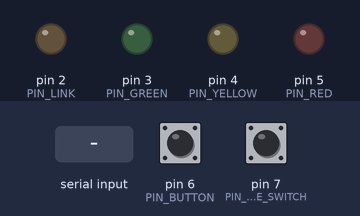
This sketch was run on a simulated Arduino Nano, built with avr-gcc and run on an emulated ATmega328P. On the bench: output pins drawn as LEDs (lit = HIGH). The test bench sets the inputs (shaded band); at power-on: pin 6 (PIN_BUTTON) HIGH, pin 7 (PIN_MODE_SWITCH) HIGH. What the sketch prints to the serial monitor is not drawn.

Above: at 1.2 s.
1.3 s: byte 16 (0x10) received over Serial
At 1.8 s:
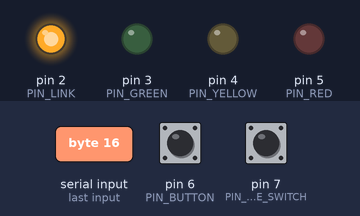
2.8 s: byte 18 (0x12) received over Serial
At 4.0 s:
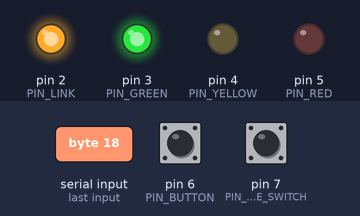
4.3 s: byte 20 (0x14) received over Serial
At 5.3 s:
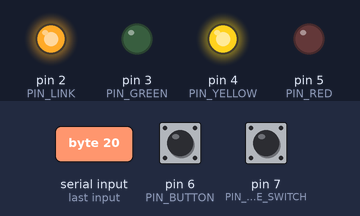
5.8 s: byte 21 (0x15) received over Serial
At 6.4 s:
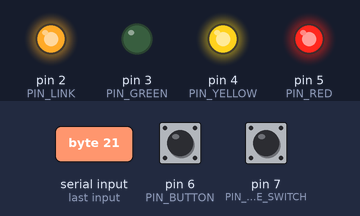
7.3 s: byte 19 (0x13) received over Serial
At 7.6 s:
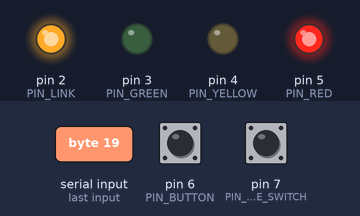
Timing chart, 0 to 10.3 s (numbered marks = the images above; inputs shaded):
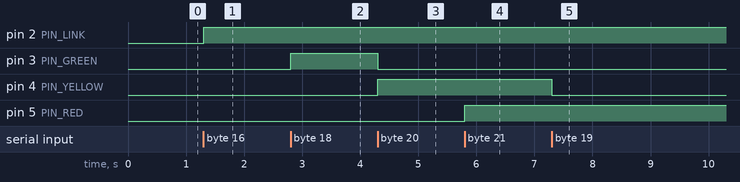

Measured:
- after the input at 1.3 s, pin 2 (PIN_LINK): LOW → HIGH at once
- after the input at 2.8 s, pin 3 (PIN_GREEN): LOW → HIGH at once
- after the input at 4.3 s, pin 3 (PIN_GREEN): HIGH → LOW at once; pin 4 (PIN_YELLOW): LOW → HIGH at once
- after the input at 5.8 s, pin 5 (PIN_RED): LOW → HIGH at once
- after the input at 7.3 s, pin 4 (PIN_YELLOW): HIGH → LOW at once

The sketch:

IndicationController.ino
```cpp
/*
 Name:		IndicationController.ino
 Created:	01.08.2025 1:12:26
 Author:	solve
*/

// Пины управления лампами
const byte PIN_LINK = 2;  // Зелёный индикатор "связь"
const byte PIN_GREEN = 3;  // Зелёный (Idle)
const byte PIN_YELLOW = 4;  // Желтый (Complited)
const byte PIN_RED = 5;  // Красный (ошибки)

// Пин кнопки
const byte PIN_BUTTON = 6;

// Сухой контакт двухпозиционного переключателя режима:
// общий контакт подключён к GND, санитарный контакт — к D7.
// Разомкнуто (HIGH) = санитарный забой, замкнуто на GND (LOW) = общий.
// Лампы режимов подключены непосредственно через дополнительные контакты
// переключателя и Arduino ими не управляет.
const byte PIN_MODE_SWITCH = 7;
const byte SANITARY_MODE_LEVEL = HIGH;

// Последнее состояние кнопки
bool lastButtonState = HIGH;
unsigned long lastDebounceTime = 0;
const unsigned long debounceDelay = 20;  // антидребезг 20 мс

bool lastModeReading = HIGH;
bool stableModeState = HIGH;
unsigned long lastModeDebounceTime = 0;
const unsigned long modeDebounceDelay = 50;

void setup() {
    // Настройка выходов
    pinMode(PIN_LINK, OUTPUT);
    pinMode(PIN_GREEN, OUTPUT);
    pinMode(PIN_YELLOW, OUTPUT);
    pinMode(PIN_RED, OUTPUT);

    // Настройка кнопки
    pinMode(PIN_BUTTON, INPUT_PULLUP);
    pinMode(PIN_MODE_SWITCH, INPUT_PULLUP);

    // Сброс всех индикаторов
    resetAllLamps();

    // Скорость порта
    Serial.begin(9600);

    stableModeState = digitalRead(PIN_MODE_SWITCH);
    lastModeReading = stableModeState;
    publishMode();
}

void loop() {
    // === 1. Обработка команд по UART ===
    if (Serial.available()) {
        byte cmd = Serial.read();
        handleCommand(cmd);
    }

    // === 2. Обработка кнопки ===
    bool buttonState = digitalRead(PIN_BUTTON);
    if (buttonState != lastButtonState) {
        lastDebounceTime = millis();
        lastButtonState = buttonState;
    }

    if ((millis() - lastDebounceTime) > debounceDelay && buttonState == LOW) {
        Serial.write(0x20);  // сигнал нажатой кнопки
        // Простой антизалип: ждём пока отпустят
        while (digitalRead(PIN_BUTTON) == LOW);
    }

    // === 3. Обработка двухпозиционного переключателя режима ===
    bool modeReading = digitalRead(PIN_MODE_SWITCH);
    if (modeReading != lastModeReading) {
        lastModeDebounceTime = millis();
        lastModeReading = modeReading;
    }

    if ((millis() - lastModeDebounceTime) > modeDebounceDelay && modeReading != stableModeState) {
        stableModeState = modeReading;
        publishMode();
    }
}

// === Обработка команд ===
void handleCommand(byte cmd) {
    switch (cmd) {
    case 0x10: digitalWrite(PIN_LINK, HIGH); break;            // LinkOn
    case 0x11: resetAllLamps(); break;                          // LinkOff
    case 0x12: setOnly(PIN_GREEN); break;                       // Idle
    case 0x13: digitalWrite(PIN_GREEN, LOW); digitalWrite(PIN_YELLOW, LOW); break; // Unstuble
    case 0x14: setOnly(PIN_YELLOW); break;                      // Complited
    case 0x15: digitalWrite(PIN_YELLOW, HIGH); digitalWrite(PIN_RED, HIGH); break; // YellowRedOn
    case 0x16: setOnly(PIN_RED); break;                         // RedOn
    case 0x17: digitalWrite(PIN_RED, LOW); break;               // AlarmOff
    case 0x1A: publishMode(); break;                             // RequestSlaughterMode
    default: break;
    }
}

// === Вспомогательные ===
void resetAllLamps() {
    digitalWrite(PIN_LINK, LOW);
    digitalWrite(PIN_GREEN, LOW);
    digitalWrite(PIN_YELLOW, LOW);
    digitalWrite(PIN_RED, LOW);
}

void setOnly(byte pin) {
    digitalWrite(PIN_LINK, HIGH);
    digitalWrite(PIN_GREEN, LOW);
    digitalWrite(PIN_YELLOW, LOW);
    digitalWrite(PIN_RED, LOW);
    digitalWrite(pin, HIGH);
}

void publishMode() {
    bool sanitary = stableModeState == SANITARY_MODE_LEVEL;
    Serial.write(sanitary ? 0x22 : 0x21);
}
```
